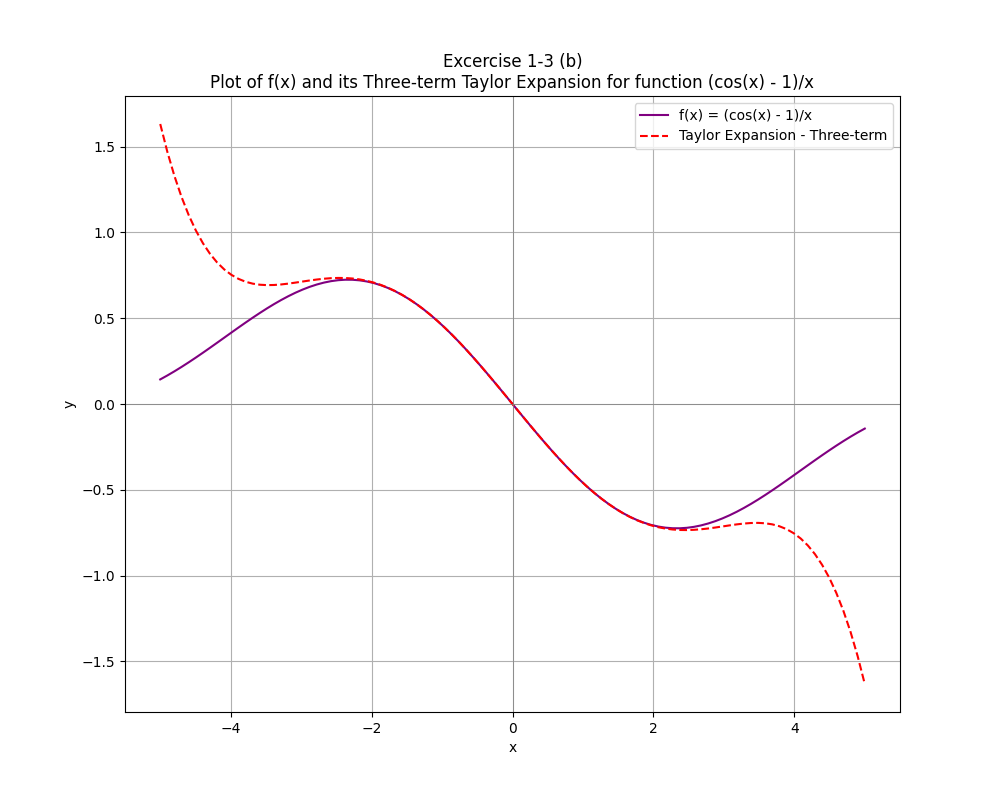

Here is the Python script that generated this plot:
'''
Filename: e_3_b.py
Date Created: 10/09/2025
Created by: Archit Jain
Email: architj@uw.edu
Student No: 2426587
Description: Excercise 1-3: (b)
Compute the Taylor series expansion by hand for f (x).
For each function, plot f (x) = (cos(x) - 1)/x
and the three-term expansion (i.e., the first three nonzero terms) from x = -5 to x = 5.
'''

# Importing libraries
import math                         # for math operations
import numpy as np                  # for arrays data storage
import matplotlib.pyplot as plt     # for plotting graphs

# Define the function f(x)
def compute_f(x):
    '''
    A function that computes f(x) = (cos(x) - 1)/x for different values of x
    and also handles values where x=0 to be used as 0
    '''
    if x==0:
        # limit of (cos(x) - 1)/x as x->0 is 0
        return 0
    return (np.cos(x) - 1) / x

# Define the three-term Taylor expansion
def compute_taylor_expansion(x):
    '''
    A function that returns 3-term taylor expansion of f(x) = (cos(x) - 1)/x
    # P_3(x) = [(-x/2) + (x^3/4!) - (x^5/6!)]
    '''
    first_term = -1*x/2
    second_term = (x**3) / math.factorial(4)
    third_term = (x**5) / math.factorial(6)
    return first_term + second_term - third_term

# Setting a x array from -5->5 with 100 points from x=-5 to x=5
x_val = np.linspace(-5, 5, 100)

# Calculate y values for f(x) for each value of x
f_x = [compute_f(val) for val in x_val]
# Calculate the Three-term Taylor expansion
y_val = compute_taylor_expansion(x_val)

# Setting graph dimensions 10x8
plt.figure(figsize=(10, 8))
# Plotting points on graph
plt.plot(x_val, f_x, label='f(x) = (cos(x) - 1)/x', color='purple')
plt.plot(x_val, y_val, label='Taylor Expansion - Three-term', color='red', linestyle='--')
# Adding title and legends to graph plotted
plt.xlabel('x')
plt.ylabel('y')
plt.title('Excercise 1-3 (b)\nPlot of f(x) and its Three-term Taylor Expansion for function (cos(x) - 1)/x')
plt.legend()
# Show grid to the plot
plt.grid(True)
# Highlighting the origin lines
plt.axvline(0, color='gray', linestyle='-', linewidth=0.5)
plt.axhline(0, color='gray', linestyle='-', linewidth=0.5)
# Display the graph plotted
plt.show()
